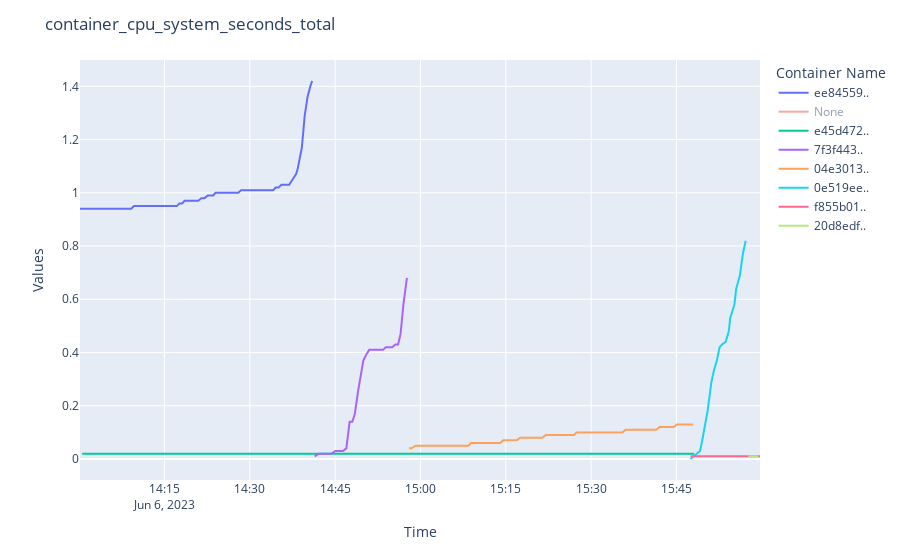

Here is the notebook cell this chart was saved with:
### Markdown cell above
## container_cpu_system_seconds_total (CPU Usage seconds by System Space)(Units: s)

### Code cell
transform_spark = load. transform_dataframe(spark, 'container_cpu_system_seconds_total')
eda.plotly_plot(transform_spark, 'container_cpu_system_seconds_total')
